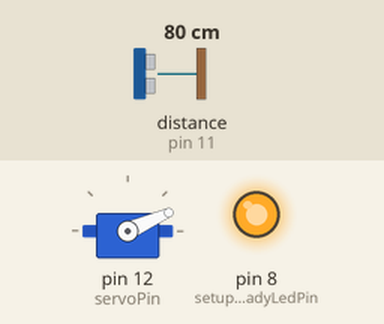
Bench run of a sketch on a simulated Arduino Uno, built with avr-gcc and run on an emulated ATmega328P. On the bench: servo, output pins drawn as LEDs (lit = HIGH). The test bench sets the inputs (shaded band); at power-on: distance to the obstacle (sensor on pin 11) 80 cm. The echo pulse lasts 58.3 µs per cm; what the sketch prints to the serial monitor is not drawn.

Above: at 1.29 s.
1.3 s: distance to the obstacle (sensor on pin 11) set to 2 cm
At 2.1 s:
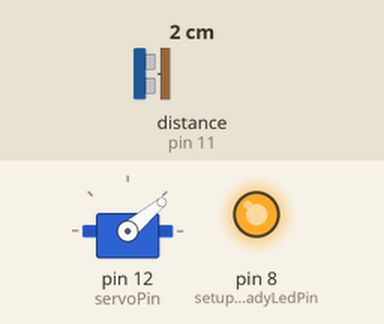
4.3 s: distance to the obstacle (sensor on pin 11) set to 4 cm
At 4.49 s:
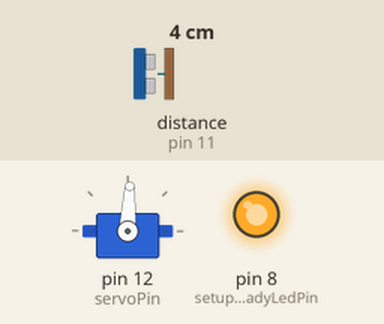
Timing chart, 0 to 16.3 s (numbered marks = the images above; inputs shaded):
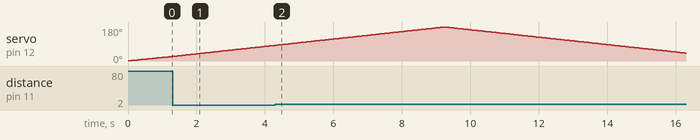

The sketch:

SonarFirmware.ino
```cpp
// Sonar - sample code from morzel.net blog post

#include <NewPing.h>
#include <Servo.h>

const byte setupReadyLedPin = 8;
const byte triggerPin = 10;
const byte echoPin = 11;
const byte servoPin = 12;

const byte maxDistanceInCm = 100;

byte angle;
byte angleStep;
byte angleStepDelayInMs = 50;

NewPing sonar(triggerPin, echoPin, maxDistanceInCm);
Servo servo;

void setup() {
    pinMode(setupReadyLedPin, OUTPUT);

    angle = 0;
    angleStep = 1;

    servo.attach(servoPin);
    servo.write(angle);

    Serial.begin(9600); // Open connection with PC

    digitalWrite(setupReadyLedPin, HIGH);
}

void loop() {
    alterServoMoveDirection();

    measureAndSendDistance();

    angle += angleStep;
    servo.write(angle); // Move servo

    delay(angleStepDelayInMs);
}

void alterServoMoveDirection() {
    if (angle == 180) {
       angleStep = -1;
    } else if (angle == 0) {
       angleStep = 1;
    }
}

void measureAndSendDistance() {
    byte distanceInCm = sonar.ping_cm(); // Use ultrasound to measure distance

    byte sonarData[] = {255, angle, distanceInCm};
    Serial.write(sonarData, 3); // Send data to PC
}
```

Measured:
- by itself, servo on pin 12 (servoPin): rises from 83° to 180° in 4.9 s, then falls to 42° in 7.0 s
